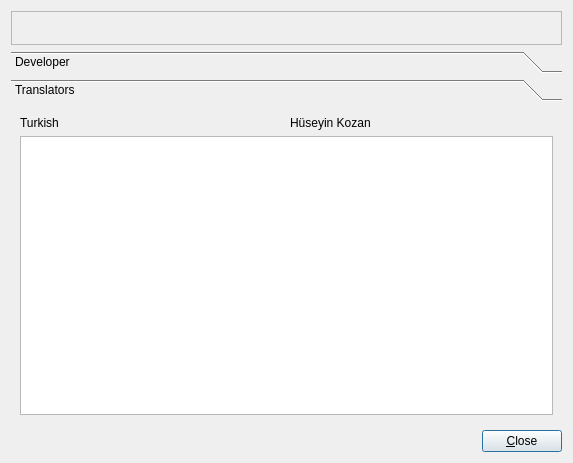
<?xml version="1.0" encoding="UTF-8"?>
<ui version="4.0">
 <class>AboutDialog</class>
 <widget class="QDialog" name="AboutDialog">
  <property name="geometry">
   <rect>
    <x>0</x>
    <y>0</y>
    <width>573</width>
    <height>463</height>
   </rect>
  </property>
  <property name="windowTitle">
   <string>About PiSiDo</string>
  </property>
  <layout class="QGridLayout" name="gridLayout_3">
   <item row="0" column="0">
    <widget class="QFrame" name="frame">
     <property name="frameShape">
      <enum>QFrame::StyledPanel</enum>
     </property>
     <property name="frameShadow">
      <enum>QFrame::Raised</enum>
     </property>
     <layout class="QGridLayout" name="gridLayout_4">
      <item row="0" column="0">
       <widget class="QLabel" name="lbl_program_name">
        <property name="text">
         <string/>
        </property>
       </widget>
      </item>
      <item row="0" column="1">
       <widget class="QLabel" name="lbl_program_version">
        <property name="text">
         <string/>
        </property>
       </widget>
      </item>
     </layout>
    </widget>
   </item>
   <item row="1" column="0">
    <widget class="QToolBox" name="toolBox">
     <property name="currentIndex">
      <number>1</number>
     </property>
     <widget class="QWidget" name="page_0">
      <property name="geometry">
       <rect>
        <x>0</x>
        <y>0</y>
        <width>555</width>
        <height>310</height>
       </rect>
      </property>
      <attribute name="label">
       <string>Developer</string>
      </attribute>
      <layout class="QGridLayout" name="gridLayout_2">
       <item row="0" column="0">
        <widget class="QLabel" name="label_3">
         <property name="text">
          <string>Main Developer</string>
         </property>
        </widget>
       </item>
       <item row="0" column="1">
        <widget class="QLabel" name="label_4">
         <property name="text">
          <string>Hüseyin Kozan</string>
         </property>
        </widget>
       </item>
       <item row="1" column="1">
        <widget class="QLabel" name="label_6">
         <property name="text">
          <string>http://huseyinkozan.com.tr</string>
         </property>
        </widget>
       </item>
       <item row="2" column="1">
        <widget class="QLabel" name="label_5">
         <property name="text">
          <string>&lt;posta@huseyinkozan.com.tr&gt;</string>
         </property>
        </widget>
       </item>
       <item row="3" column="1">
        <spacer name="verticalSpacer">
         <property name="orientation">
          <enum>Qt::Vertical</enum>
         </property>
         <property name="sizeHint" stdset="0">
          <size>
           <width>20</width>
           <height>40</height>
          </size>
         </property>
        </spacer>
       </item>
      </layout>
     </widget>
     <widget class="QWidget" name="page_1">
      <property name="geometry">
       <rect>
        <x>0</x>
        <y>0</y>
        <width>555</width>
        <height>310</height>
       </rect>
      </property>
      <attribute name="label">
       <string>Translators</string>
      </attribute>
      <layout class="QVBoxLayout" name="verticalLayout">
       <item>
        <layout class="QHBoxLayout" name="horizontalLayout_2">
         <item>
          <widget class="QLabel" name="label">
           <property name="text">
            <string>Turkish</string>
           </property>
          </widget>
         </item>
         <item>
          <widget class="QLabel" name="label_2">
           <property name="text">
            <string>Hüseyin Kozan &lt;posta@huseyinkozan.com.tr&gt;</string>
           </property>
          </widget>
         </item>
        </layout>
       </item>
       <item>
        <widget class="QTreeView" name="treeView_test"/>
       </item>
      </layout>
     </widget>
    </widget>
   </item>
   <item row="3" column="0">
    <layout class="QHBoxLayout" name="horizontalLayout">
     <item>
      <spacer name="horizontalSpacer">
       <property name="orientation">
        <enum>Qt::Horizontal</enum>
       </property>
       <property name="sizeHint" stdset="0">
        <size>
         <width>40</width>
         <height>20</height>
        </size>
       </property>
      </spacer>
     </item>
     <item>
      <widget class="QPushButton" name="pushButton">
       <property name="text">
        <string>&amp;Close</string>
       </property>
      </widget>
     </item>
    </layout>
   </item>
  </layout>
 </widget>
 <tabstops>
  <tabstop>pushButton</tabstop>
 </tabstops>
 <resources/>
 <connections>
  <connection>
   <sender>pushButton</sender>
   <signal>clicked()</signal>
   <receiver>AboutDialog</receiver>
   <slot>close()</slot>
   <hints>
    <hint type="sourcelabel">
     <x>333</x>
     <y>280</y>
    </hint>
    <hint type="destinationlabel">
     <x>375</x>
     <y>295</y>
    </hint>
   </hints>
  </connection>
 </connections>
</ui>
